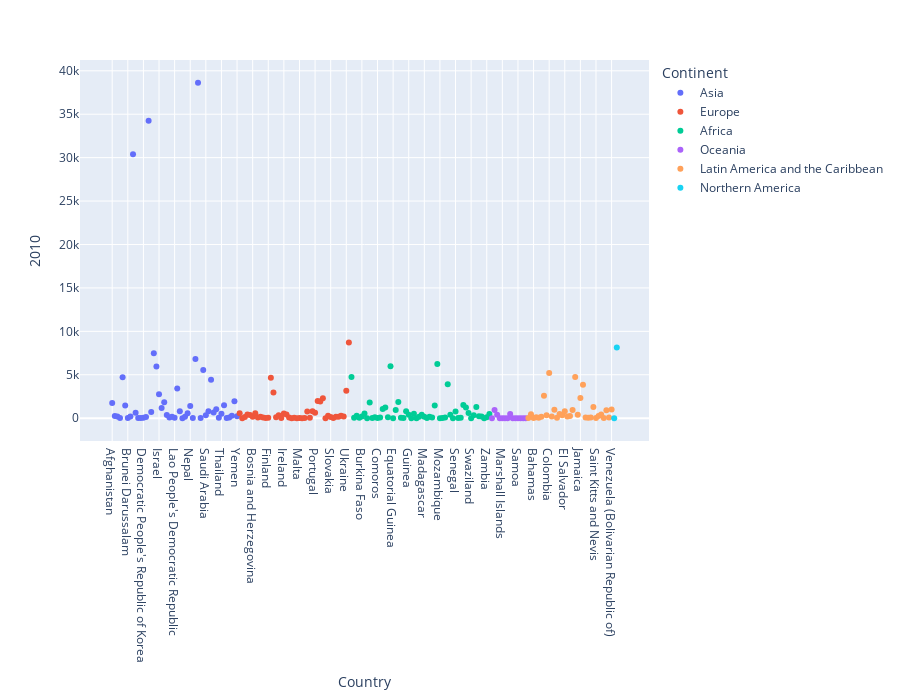

The code cell stored with this chart in its notebook:
### Code cell
px.scatter(canada, x=canada.index, y='2010', color='Continent', height=700)

### Figure 1 — Plotly figure (JSON) as saved in the notebook; plotly's stock layout.template omitted (floating-point values rounded to 4 significant figures)
{"data": [{"hovertemplate": "Continent=Asia<br>Country=%{x}<br>2010=%{y}<extra></extra>", "legendgroup": "Asia", "marker": {"color": "#636efa", "symbol": "circle"}, "mode": "markers", "name": "Asia", "orientation": "v", "showlegend": true, "type": "scatter", "x": ["Afghanistan", "Armenia", "Azerbaijan", "Bahrain", "Bangladesh", "Bhutan", "Brunei Darussalam", "Cambodia", "China", "China, Hong Kong Special Administrative Region", "China, Macao Special Administrative Region", "Cyprus", "Democratic People's Republic of Korea", "Georgia", "India", "Indonesia", "Iran (Islamic Republic of)", "Iraq", "Israel", "Japan", "Jordan", "Kazakhstan", "Kuwait", "Kyrgyzstan", "Lao People's Democratic Republic", "Lebanon", "Malaysia", "Maldives", "Mongolia", "Myanmar", "Nepal", "Oman", "Pakistan", "Philippines", "Qatar", "Republic of Korea", "Saudi Arabia", "Singapore", "Sri Lanka", "State of Palestine", "Syrian Arab Republic", "Tajikistan", "Thailand", "Turkey", "Turkmenistan", "United Arab Emirates", "Uzbekistan", "Viet Nam", "Yemen"], "xaxis": "x", "y": [1758, 252, 209, 28, 4721, 1464, 12, 200, 30391, 623, 21, 18, 45, 126, 34235, 712, 7477, 5941, 2755, 1168, 1831, 377, 67, 157, 54, 3432, 802, 4, 169, 556, 1392, 14, 6811, 38617, 18, 5537, 330, 805, 4422, 654, 1039, 52, 499, 1492, 30, 86, 289, 1942, 211], "yaxis": "y"}, {"hovertemplate": "Continent=Europe<br>Country=%{x}<br>2010=%{y}<extra></extra>", "legendgroup": "Europe", "marker": {"color": "#EF553B", "symbol": "circle"}, "mode": "markers", "name": "Europe", "orientation": "v", "showlegend": true, "type": "scatter", "x": ["Albania", "Andorra", "Austria", "Belarus", "Belgium", "Bosnia and Herzegovina", "Bulgaria", "Croatia", "Czech Republic", "Denmark", "Estonia", "Finland", "France", "Germany", "Greece", "Hungary", "Iceland", "Ireland", "Italy", "Latvia", "Liechtenstein", "Lithuania", "Luxembourg", "Malta", "Monaco", "Montenegro", "Netherlands", "Norway", "Poland", "Portugal", "Republic of Moldova", "Romania", "Russian Federation", "San Marino", "Serbia", "Slovakia", "Slovenia", "Spain", "Sweden", "Switzerland", "The former Yugoslav Republic of Macedonia", "Ukraine", "United Kingdom of Great Britain and Northern Ireland"], "xaxis": "x", "y": [561, 0, 124, 438, 363, 168, 556, 91, 168, 92, 28, 63, 4646, 2956, 101, 354, 30, 547, 434, 70, 0, 57, 8, 17, 4, 14, 759, 46, 795, 629, 1988, 1922, 2288, 1, 271, 135, 12, 174, 159, 285, 188, 3159, 8724], "yaxis": "y"}, {"hovertemplate": "Continent=Africa<br>Country=%{x}<br>2010=%{y}<extra></extra>", "legendgroup": "Africa", "marker": {"color": "#00cc96", "symbol": "circle"}, "mode": "markers", "name": "Africa", "orientation": "v", "showlegend": true, "type": "scatter", "x": ["Algeria", "Angola", "Benin", "Botswana", "Burkina Faso", "Burundi", "Cabo Verde", "Cameroon", "Central African Republic", "Chad", "Comoros", "Congo", "Côte d'Ivoire", "Democratic Republic of the Congo", "Djibouti", "Egypt", "Equatorial Guinea", "Eritrea", "Ethiopia", "Gabon", "Gambia", "Ghana", "Guinea", "Guinea-Bissau", "Kenya", "Lesotho", "Liberia", "Libya", "Madagascar", "Malawi", "Mali", "Mauritania", "Mauritius", "Morocco", "Mozambique", "Namibia", "Niger", "Nigeria", "Rwanda", "Sao Tome and Principe", "Senegal", "Seychelles", "Sierra Leone", "Somalia", "South Africa", "Sudan", "Swaziland", "Togo", "Tunisia", "Uganda", "United Republic of Tanzania", "Western Sahara", "Zambia", "Zimbabwe"], "xaxis": "x", "y": [4752, 61, 290, 42, 186, 529, 3, 1800, 26, 98, 22, 75, 1066, 1239, 123, 5982, 4, 931, 1865, 64, 37, 802, 395, 2, 507, 7, 162, 384, 178, 28, 170, 74, 1455, 6242, 7, 16, 80, 3906, 396, 2, 765, 10, 63, 1528, 1238, 612, 3, 354, 1299, 216, 200, 0, 102, 494], "yaxis": "y"}, {"hovertemplate": "Continent=Oceania<br>Country=%{x}<br>2010=%{y}<extra></extra>", "legendgroup": "Oceania", "marker": {"color": "#ab63fa", "symbol": "circle"}, "mode": "markers", "name": "Oceania", "orientation": "v", "showlegend": true, "type": "scatter", "x": ["American Samoa", "Australia", "Fiji", "Kiribati", "Marshall Islands", "Nauru", "New Caledonia", "New Zealand", "Palau", "Papua New Guinea", "Samoa", "Tonga", "Tuvalu", "Vanuatu"], "xaxis": "x", "y": [0, 933, 398, 0, 0, 0, 0, 490, 0, 3, 5, 5, 0, 0], "yaxis": "y"}, {"hovertemplate": "Continent=Latin America and the Caribbean<br>Country=%{x}<br>2010=%{y}<extra></extra>", "legendgroup": "Latin America and the Caribbean", "marker": {"color": "#FFA15A", "symbol": "circle"}, "mode": "markers", "name": "Latin America and the Caribbean", "orientation": "v", "showlegend": true, "type": "scatter", "x": ["Antigua and Barbuda", "Argentina", "Bahamas", "Barbados", "Belize", "Bolivia (Plurinational State of)", "Brazil", "Chile", "Colombia", "Costa Rica", "Cuba", "Dominica", "Dominican Republic", "Ecuador", "El Salvador", "Grenada", "Guatemala", "Guyana", "Haiti", "Honduras", "Jamaica", "Mexico", "Nicaragua", "Panama", "Paraguay", "Peru", "Saint Kitts and Nevis", "Saint Lucia", "Saint Vincent and the Grenadines", "Suriname", "Trinidad and Tobago", "Uruguay", "Venezuela (Bolivarian Republic of)"], "xaxis": "x", "y": [27, 459, 25, 121, 39, 180, 2598, 340, 5218, 190, 961, 43, 479, 353, 787, 208, 266, 953, 4744, 386, 2321, 3865, 94, 65, 89, 1283, 22, 249, 434, 13, 915, 93, 998], "yaxis": "y"}, {"hovertemplate": "Continent=Northern America<br>Country=%{x}<br>2010=%{y}<extra></extra>", "legendgroup": "Northern America", "marker": {"color": "#19d3f3", "symbol": "circle"}, "mode": "markers", "name": "Northern America", "orientation": "v", "showlegend": true, "type": "scatter", "x": ["Canada", "United States of America"], "xaxis": "x", "y": [0, 8142], "yaxis": "y"}], "layout": {"height": 700, "legend": {"title": {"text": "Continent"}, "tracegroupgap": 0}, "margin": {"t": 60}, "xaxis": {"anchor": "y", "domain": [0, 1], "title": {"text": "Country"}}, "yaxis": {"anchor": "x", "domain": [0, 1], "title": {"text": "2010"}}}}
